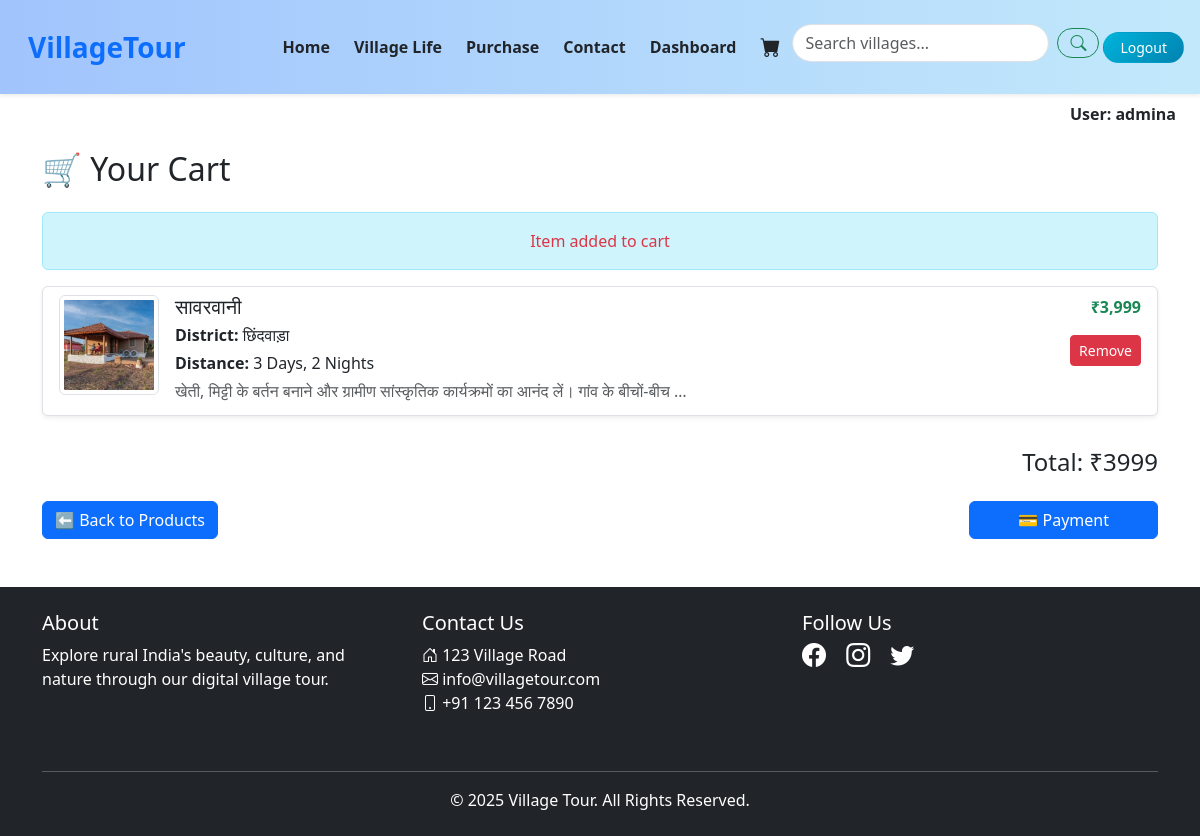
The page /addcard1/1/2/ on the database its author committed.
### myvillageapp/models.py (models this page shows, shortened)
class User(models.Model):
    profile_pic = models.ImageField(upload_to='profile_pics/', default='default.jpeg/*', blank=True)
    username = models.CharField(max_length=100)
    email = models.EmailField(unique=True)
    password = models.CharField(max_length=100)
    phone = models.IntegerField()

class Village(models.Model):
    name = models.CharField(max_length=100)
    district = models.CharField(max_length=100)
    price = models.CharField(max_length=100)
    description = models.TextField()
    image = models.ImageField(upload_to='villages/')
    distance = models.CharField(max_length=100)
    category = models.CharField(max_length=100)

### myvillageapp/views.py (the view)
# urls.py: path('addcard1/<int:pk>/<int:it>/',views.addcard1,name='addcard1'),
def addcard1(request,pk,it):
    user = User.objects.get(id=pk)
    databreak = {
        'id': user.id,
        'username': user.username,
        'email': user.email,
        'password': user.password,
        'phone': user.phone,
        'profile_image': user.profile_pic
    }
    cart = request.session.get('cart',[])
    if it in cart:
        msg = "Item already in cart"
        cart = request.session.get('cart',[])
        print(cart)
        cart_items = []
        total = 0
        for i in cart:
          item = Village.objects.get(id=i)
          total += int(''.join(filter(str.isdigit, item.price)))
          cart_items.append(item)
        return render(request,'cartpage.html', {'cart_items': cart_items, 'total': total,'msg': msg, 'user': databreak})
    else:
        cart.append(it)
        request.session['cart']=cart
        msg = "Item added to cart"
        cart = request.session.get('cart',[])
        cart_items = []
        total = 0
        for i in cart:
          item = Village.objects.get(id=i)
          total += int(''.join(filter(str.isdigit, item.price)))
          cart_items.append(item)
        return render(request,'cartpage.html', {'user': databreak,'cart_items': cart_items, 'total': total,'msg': msg,})

### myvillageapp/templates/cartpage.html (shortened to what this page needs)
{% extends 'common.html' %}
{% load static %}
{% block content %}
<h2 class="mb-4">🛒 Your Cart</h2>
{% if msg %}
  <div class="alert alert-info text-center text-danger">{{ msg }}</div>
{% endif %}
<div class="list-group">
  {% for item in cart_items %}
    <div class="list-group-item mb-2 shadow-sm">
      <div class="d-flex">
        <img src="{{ item.image.url }}" alt="{{ item.name }}" class="img-thumbnail me-3" style="width: 100px; height: 100px; object-fit: cover;">
        <div class="flex-grow-1">
          <h5 class="mb-1">{{ item.name }}</h5>
          <p class="mb-1"><strong>District:</strong> {{ item.district }}</p>
          <p class="mb-1"><strong>Distance:</strong> {{ item.distance }}</p>
          <p class="mb-1 text-muted">{{ item.description|truncatewords:15 }}</p>
        </div>
        <div class="text-end" style="min-width: 100px;">
          <p class="text-success fw-bold">{{ item.price }}</p>
          {% if user.id %}
          <form action="{% url 'remove_from_cart1' pk=user.id it=item.id %}" method="post">
            <button type="submit" class="btn btn-danger btn-sm">Remove</button>
          </form>
          {% else %}
          <form action="{% url 'remove_from_cart' it=item.id %}" method="post">
            {% csrf_token %}
            <button type="submit" class="btn btn-danger btn-sm">Remove</button>
          </form>
          {% endif %}
        </div>
      </div>
    </div>
  {% empty %}
    <p>Your cart is empty.</p>
  {% endfor %}
</div>
<div class="d-flex justify-content-end mt-4">
  <h4>Total: ₹{{ total }}</h4>
</div>
<a href="{% url 'village_list' %}" class="btn btn-primary mt-3">⬅ Back to Products</a>
<a href="{% url 'village_list' %}" class="btn btn-primary mt-3 mx-0 px-5 float-end">💳 Payment</a>
{% endblock %}

### myvillageapp/templates/common.html (shortened to what this page needs)
{% load static %}
{% block css %}
  <link rel="stylesheet" href="{% static 'css/common.css' %}">
{% endblock css %}
<!DOCTYPE html>
<html lang="en">
<head>
  <link href="https://cdn.jsdelivr.net/npm/bootstrap@5.3.3/dist/css/bootstrap.min.css" rel="stylesheet">
  <link href="https://cdn.jsdelivr.net/npm/bootstrap-icons/font/bootstrap-icons.css" rel="stylesheet">
</head>
<body>
<nav class="navbar navbar-expand-lg navbar-light bg-white shadow-sm py-3 sticky-top" style="backdrop-filter: blur(10px); background: linear-gradient(to right, #a1c4fd, #c2e9fb);">
  <div class="container-fluid">
    <a class="navbar-brand fw-bold text-primary fs-3 ms-3" href="#">VillageTour</a>
    <div class="collapse navbar-collapse" id="mainNavbar">
      <ul class="navbar-nav ms-auto align-items-lg-center mb-2 mb-lg-0">
        {% if user.id %}
          <li class="nav-item mx-1">
            <a class="nav-link fw-semibold text-dark" href="{% url 'village_list1' pk=user.id %}">Home</a>
          </li>
          <li class="nav-item mx-1">
            <a class="nav-link fw-semibold text-dark" href="{% url 'village_life1' pk=user.id %}">Village Life</a>
          </li>
          <li class="nav-item mx-1">
            <a class="nav-link fw-semibold text-dark" href="{% url 'Purchase1' pk=user.id %}">Purchase</a>
          </li>
          <li class="nav-item mx-1">
            <a class="nav-link fw-semibold text-dark" href="{% url 'contact1' pk=user.id %}">Contact</a>
          </li>
          <li class="nav-item mx-1">
            <a class="nav-link fw-semibold text-dark" href="{% url 'dashboard1' pk=user.id %}">Dashboard</a>
          </li>
          <li class="nav-item mx-1">
            <a class="nav-link text-dark" href="{% url 'showcart1' pk=user.id %}"><i class="bi bi-cart-fill fs-5"></i></a>
          </li>
          <form action="{% url 'village_list' %}" class="d-flex align-items-center mt-2" role="search">
          <input type="text" name="q" class="form-control me-2 rounded-pill" placeholder="Search villages..." aria-label="Search">
          <button class="btn btn-outline-success rounded-pill" type="submit">
            <i class="bi bi-search"></i>
          </button>
        </form>
          <li class="nav-item mx-1">
            <a class="btn btn-gradient-primary rounded-pill px-3 btn-sm" href="{% url 'village_list' %}">Logout</a>
          </li>
        {% endif %}
      </ul>
    </div>
  </div>
</nav>
{% if user.id %}
<div class="text-end pe-4 mt-2 d-none d-lg-block">
  <span class="fw-bold text-dark">User: {{ user.username }}</span>
</div>
{% endif %}
<div class="container my-4">
  {% block content %}{% endblock %}
</div>
<footer class="bg-dark text-white py-4 mt-5">
  <div class="container">
    <div class="row">
      <div class="col-md-4 mb-3">
        <h5><a href="{% url 'about' %}" class="text-white text-decoration-none">About</a></h5>
        <p>Explore rural India's beauty, culture, and nature through our digital village tour.</p>
      </div>
      <div class="col-md-4 mb-3">
        <h5>Contact Us</h5>
        <ul class="list-unstyled">
          <li><i class="bi bi-house-door"></i> 123 Village Road</li>
          <li><i class="bi bi-envelope"></i> info@villagetour.com</li>
          <li><i class="bi bi-phone"></i> +91 123 456 7890</li>
        </ul>
      </div>
      <div class="col-md-4 mb-3">
        <h5>Follow Us</h5>
        <div>
          <a href="https://facebook.com" class="text-white me-3"><i class="bi bi-facebook fs-4"></i></a>
          <a href="https://instagram.com" class="text-white me-3"><i class="bi bi-instagram fs-4"></i></a>
          <a href="https://twitter.com" class="text-white"><i class="bi bi-twitter fs-4"></i></a>
        </div>
      </div>
    </div>
    <hr class="border-light mt-4">
    <div class="text-center">
      &copy; 2025 Village Tour. All Rights Reserved.
    </div>
  </div>
</footer>
</body>
</html>

### myvillageapp/templates/common.html (style rules this page uses)
.btn-gradient-primary { background: linear-gradient(135deg, #00b4db, #0083b0); color: white; transition: all 0.3s ease-in-out; }

### rows shown on the page
User: username "admina"
Village: image (picture), name "सावरवानी", district "छिंदवाड़ा", distance "3 Days, 2 Nights", description "खेती, मिट्टी के बर्तन बनाने और ग्रामीण सांस्कृतिक कार्यक्रमों का आनंद लें। गांव के बीचों-बीच …", price "₹3,999"

### other values the page prints
{{ msg }} "Item added to cart"
{{ total }} "3999"
